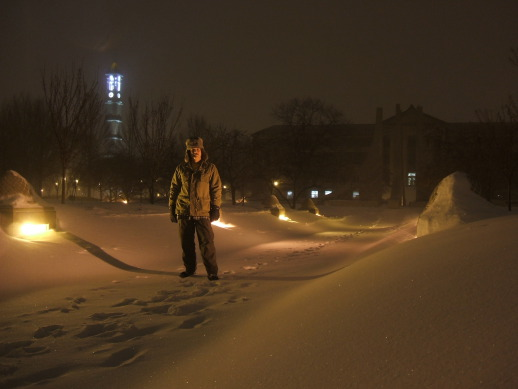
%> input picture HW2_image_processing_in_matlab/P1_histogram_equalization/P1-snow.jpg, 518 x 389 px, given in place of P1-bridge.jpg, which was not available
$ octave main_P1.m   (GNU Octave 9; MATLAB toolbox functions it lacks are replaced by stand-ins)
%> lines starting %> are read from the running program, lines starting %| are printed output that depends on the picture; pictures that were not available may be replaced by others from this repository, and a replacement may not be noted
%> further down, Ibridge is the input picture: size 389x518x3 uint8; mean R, G, B 72.5, 53, 32.2
### HW2_image_processing_in_matlab/P1_histogram_equalization/myhisteq.m
function J = myhisteq(I)
%% outputs uint8 image
I = im2double(I);

%% Step 1: convert to hsv
hsv = rgb2hsv(I);
%> hsv: size 389x518x3 double; mean H, S, V 0.0894, 0.539, 0.284
V = hsv(:,:,3);
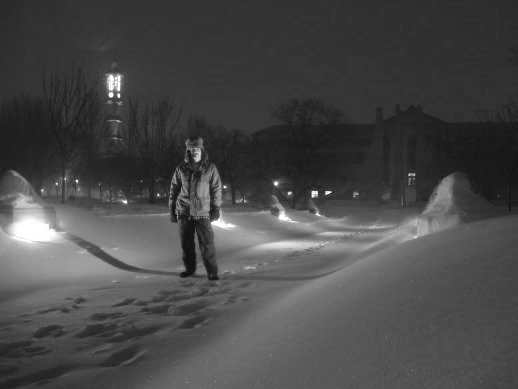
%> V: size 389x518 double; min 0.0471, max 1, mean 0.284
figure; imhist(V);
%> after `imhist(V)`:
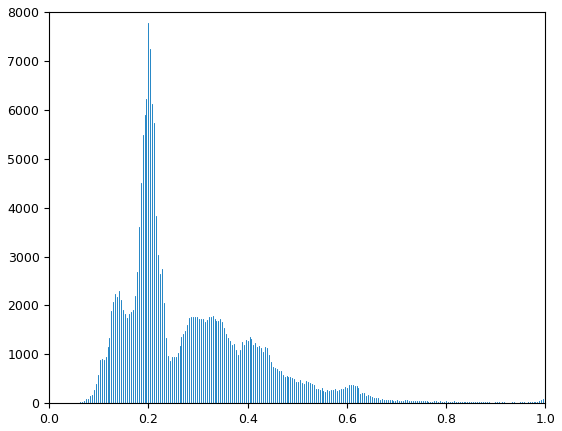
%> figure redrawn from the program's plot data; highest point at x = 0.2, y = 7771
%% Step 2: Computing the Histogram and cumulative histogram of the V (luminence) image

h = imhist(V);
%> h = 256 values, max 7771 at index 52, min 0 at index 1, mean 787.1
c = cumsum(h);
%> c = 256 values from 0 to 201502

%% Step 3: transforming the intensity values in V to occupy the full range 0..255 in a new image W so that the histogram of W is roughly ?flat,?
size_V = size(V);
%> size_V = [389 518]
total_num_pixel = size_V(1) * size_V(2);
%> total_num_pixel = 201502
Vtemp = im2uint8(V) + 1;
W = max(0, ((256/total_num_pixel) * c( Vtemp(:,:))) - 1);
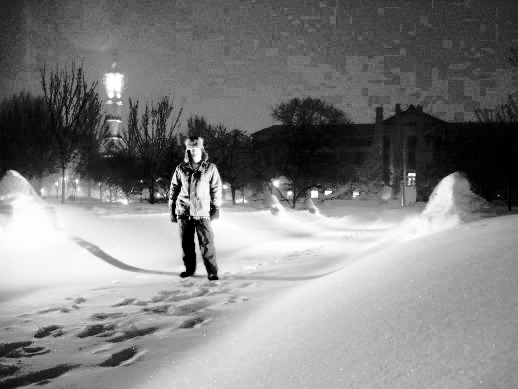
%> W: size 389x518 double; min 0, max 254.3, mean 128.7
W = uint8(W);
%> W: size 389x518 uint8
figure; imhist(W);

%% Step 4: combining the original H and S channels with the W image to create a new color image, which is then converted to an RGB color output image
hsv_out = hsv;
hsv_out(:,:,3) = im2double(W);
%> hsv_out: size 389x518x3 double; mean H, S, V 0.0894, 0.539, 0.505
J = hsv2rgb(hsv_out);
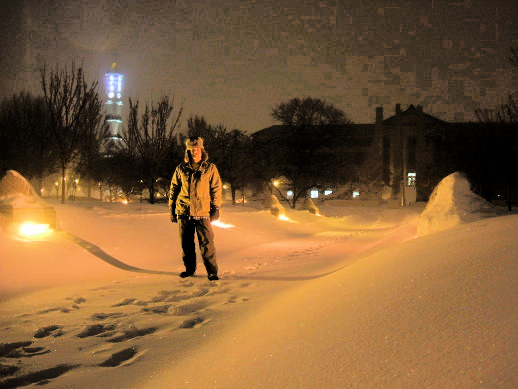
%> J: size 389x518x3 double; mean R, G, B 0.504, 0.368, 0.222
J = im2uint8(J);
%> J: size 389x518x3 uint8

end

### HW2_image_processing_in_matlab/P1_histogram_equalization/main_P1.m
clear, clc;

%% Problem #1 Histogram Equalization
% bridge image
Ibridge = imread('P1-bridge.jpg');
Jbridge = myhisteq(Ibridge);
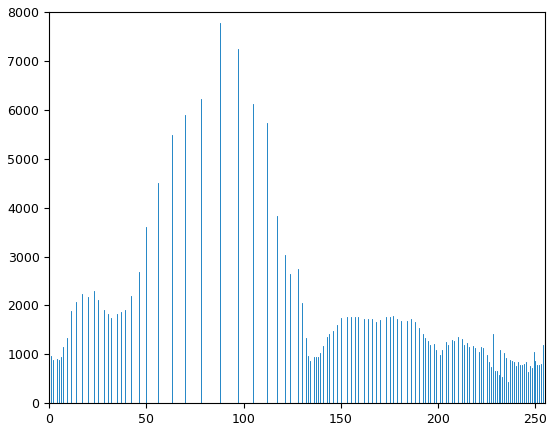
%> figure redrawn from the program's plot data; highest point at x = 88, y = 7771

HSV_Ibridge = rgb2hsv(Ibridge);
HSV_Jbridge = rgb2hsv(Jbridge);
%> HSV_Jbridge: size 389x518x3 double; mean H, S, V 0.0889, 0.536, 0.505
V_bridge = HSV_Ibridge(:, :, 3);
W_bridge = HSV_Jbridge(:, :, 3);

imwrite(Jbridge, 'P1-bridge-out.jpg');


% snow image
Isnow = imread('P1-snow.jpg');
Jsnow = myhisteq(Isnow);

HSV_Isnow = rgb2hsv(Isnow);
HSV_Jsnow = rgb2hsv(Jsnow);
V_snow = HSV_Ibridge(:, :, 3);
W_snow = HSV_Jbridge(:, :, 3);

imwrite(Jsnow, 'P1-snow-out.jpg');
